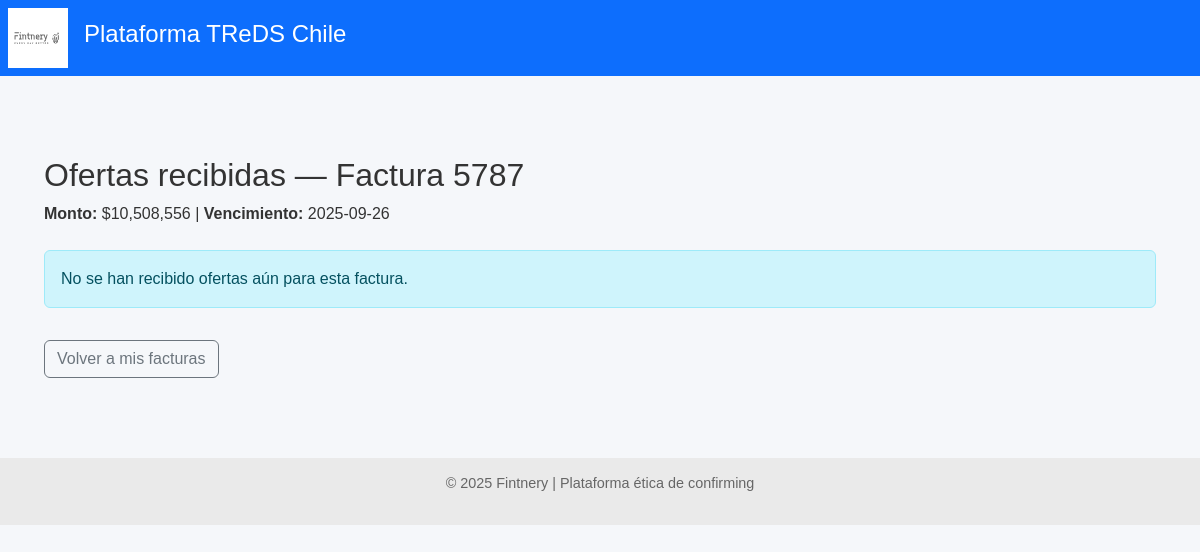
Page /proveedor/ofertas-folio/5787 (signed in) on the committed database.
### models.py (models this page shows)
class FacturaDB(Base):
    __tablename__ = "facturas"
    id = Column(Integer, primary_key=True, index=True)
    rut_emisor = Column(String, index=True)
    rut_receptor = Column(String)
    tipo_dte = Column(String)
    folio = Column(Integer)
    monto = Column(Integer)
    estado_dte = Column(String)
    razon_social_emisor = Column(String)
    razon_social_receptor = Column(String)
    fecha_emision = Column(Date)
    fecha_vencimiento = Column(Date)
    fecha_vencimiento_original = Column(Date, nullable=True)
    modificacion_aceptada_por_proveedor = Column(Boolean, nullable=True, default=None)
    confirming_solicitado = Column(Boolean, default=False)
    origen_confirmacion = Column(String, default="Desconocido")
    financiador_adjudicado = Column(Integer, ForeignKey("financiadores.id"), nullable=True)
    proveedor_id = Column(Integer, ForeignKey("proveedores.id"))
    proveedor = relationship("Proveedor", back_populates="facturas")
    pagador_id = Column(Integer, ForeignKey("pagadores.id"))
    pagador = relationship("Pagador", back_populates="facturas")
    ofertas = relationship("OfertaFinanciamiento", back_populates="factura")
    financiador = relationship(
        "Financiador",
        primaryjoin=Financiador.id == foreign(cast(financiador_adjudicado, Integer)), viewonly=True,
        uselist=False,
    )

### routers/proveedor.py (the view)
@router.get("/ofertas-folio/{folio}")
def ver_ofertas_factura_por_folio(
    folio: int,
    request: Request,
    db: Session = Depends(get_db)
):
    proveedor_id = request.session.get("proveedor_id")
    if not proveedor_id:
        return RedirectResponse("/proveedor/login", 303)
    factura = (
        db.query(FacturaDB)
          .filter(FacturaDB.folio == folio, FacturaDB.proveedor_id == proveedor_id)
          .first()
    )
    if not factura:
        raise HTTPException(status_code=404, detail="Factura no encontrada")
    if factura.estado_dte != "Confirming solicitado":
        raise HTTPException(status_code=400, detail="La factura no está habilitada para ver ofertas")
    ofertas = (
        db.query(OfertaFinanciamiento)
          .options(
              joinedload(OfertaFinanciamiento.financiador)
              .joinedload(Financiador.fondo)
          )
          .filter_by(factura_id=factura.id)
          .order_by(OfertaFinanciamiento.tasa_interes.asc())
          .all()
    )
    return templates.TemplateResponse(
        "ofertas_proveedor.html",
        {
            "request": request,
            "factura": factura,
            "ofertas": ofertas
        }
    )

### templates/ofertas_proveedor.html
{% extends "base.html" %}
{% block content %}
<div class="container mt-5">
  <h2>Ofertas recibidas — Factura {{ factura.folio }}</h2>
  <p><strong>Monto:</strong> ${{ '{:,.0f}'.format(factura.monto) }} |
     <strong>Vencimiento:</strong> {{ factura.fecha_vencimiento }}</p>
  {% if ofertas %}
  <div class="table-responsive">
    <table class="table table-bordered table-hover mt-4 bg-white">
      <thead class="table-light">
        <tr>
          <th>Fondo</th>
          <th>Financiador</th>
          <th>Tasa interés (%)</th>
          <th>Comisión flat ($)</th>
          <th>Días anticipación</th>
          <th>Acción</th>
        </tr>
      </thead>
      <tbody>
        {% for oferta in ofertas %}
        <tr>
          <td>{{ oferta.financiador.fondo.nombre }}</td>
          <td>{{ oferta.financiador.nombre }}</td>
          <td>{{ '%.2f' % oferta.tasa_interes }}</td>
          <td>${{ '{:,.0f}'.format(oferta.comision_flat) }}</td>
          <td>{{ oferta.dias_anticipacion }}</td>
          <td>
            {% if factura.estado_dte != "Confirming adjudicado" %}
            <form method="post" action="/proveedor/adjudicar-oferta/{{ oferta.id }}">
              <button class="btn btn-sm btn-success">Adjudicar</button>
            </form>
            {% else %}
            <span class="text-muted">Adjudicada</span>
            {% endif %}
          </td>
        </tr>
        {% endfor %}
      </tbody>
    </table>
  </div>
  {% else %}
    <div class="alert alert-info mt-4">
      No se han recibido ofertas aún para esta factura.
    </div>
  {% endif %}
  <a href="/proveedor" class="btn btn-outline-secondary mt-3">Volver a mis facturas</a>
</div>
{% endblock %}

### static/styles.css (style rules this page uses)
body { font-family: sans-serif; margin: 0; background-color: #f5f7fa; color: #333; }

### rows in the picture
FacturaDB: folio "5787", monto "10,508,556", fecha_vencimiento "2025-09-26"
